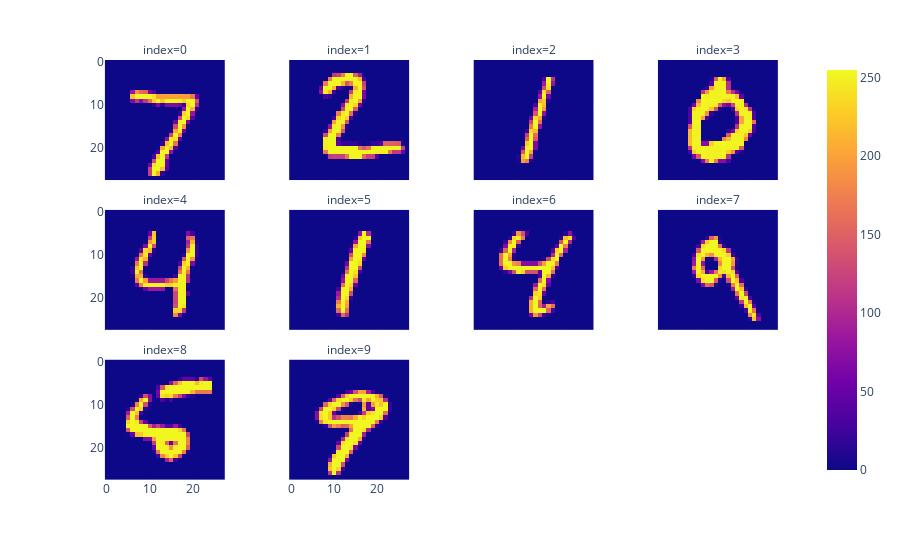

Write notebook code for a chart like this one.
### Markdown cell above
<div dir="rtl" lang="he" xml:lang="he">


### הצגת המספרים
בפונקציה  
`imshow` 
של 
_plotly_ 
ניתן להציג סדרת תמונות

### Code cell
fig = px.imshow(
    data_set[0:10][0], facet_col=0, facet_col_wrap=4, labels={"facet_col": "index"}
)
fig.show()

### Figure 1 — Plotly figure (JSON) as saved in the notebook; plotly's stock layout.template omitted (floating-point values rounded to 4 significant figures; data arrays with more than 128 entries replaced by an {"elided": "..."} marker saying what was removed)
{"data": [{"coloraxis": "coloraxis", "hovertemplate": "x: %{x}<br>y: %{y}<br>color: %{z}<extra></extra>", "name": "0", "type": "heatmap", "xaxis": "x9", "yaxis": "y9", "z": {"elided": "28x28 int values"}}, {"coloraxis": "coloraxis", "hovertemplate": "x: %{x}<br>y: %{y}<br>color: %{z}<extra></extra>", "name": "1", "type": "heatmap", "xaxis": "x10", "yaxis": "y10", "z": {"elided": "28x28 int values"}}, {"coloraxis": "coloraxis", "hovertemplate": "x: %{x}<br>y: %{y}<br>color: %{z}<extra></extra>", "name": "2", "type": "heatmap", "xaxis": "x11", "yaxis": "y11", "z": {"elided": "28x28 int values"}}, {"coloraxis": "coloraxis", "hovertemplate": "x: %{x}<br>y: %{y}<br>color: %{z}<extra></extra>", "name": "3", "type": "heatmap", "xaxis": "x12", "yaxis": "y12", "z": {"elided": "28x28 int values"}}, {"coloraxis": "coloraxis", "hovertemplate": "x: %{x}<br>y: %{y}<br>color: %{z}<extra></extra>", "name": "4", "type": "heatmap", "xaxis": "x5", "yaxis": "y5", "z": {"elided": "28x28 int values"}}, {"coloraxis": "coloraxis", "hovertemplate": "x: %{x}<br>y: %{y}<br>color: %{z}<extra></extra>", "name": "5", "type": "heatmap", "xaxis": "x6", "yaxis": "y6", "z": {"elided": "28x28 int values"}}, {"coloraxis": "coloraxis", "hovertemplate": "x: %{x}<br>y: %{y}<br>color: %{z}<extra></extra>", "name": "6", "type": "heatmap", "xaxis": "x7", "yaxis": "y7", "z": {"elided": "28x28 int values"}}, {"coloraxis": "coloraxis", "hovertemplate": "x: %{x}<br>y: %{y}<br>color: %{z}<extra></extra>", "name": "7", "type": "heatmap", "xaxis": "x8", "yaxis": "y8", "z": {"elided": "28x28 int values"}}, {"coloraxis": "coloraxis", "hovertemplate": "x: %{x}<br>y: %{y}<br>color: %{z}<extra></extra>", "name": "8", "type": "heatmap", "xaxis": "x", "yaxis": "y", "z": {"elided": "28x28 int values"}}, {"coloraxis": "coloraxis", "hovertemplate": "x: %{x}<br>y: %{y}<br>color: %{z}<extra></extra>", "name": "9", "type": "heatmap", "xaxis": "x2", "yaxis": "y2", "z": {"elided": "28x28 int values"}}], "layout": {"annotations": [{"font": {}, "showarrow": false, "text": "index=8", "x": 0.1175, "xanchor": "center", "xref": "paper", "y": 0.2867, "yanchor": "bottom", "yref": "paper"}, {"font": {}, "showarrow": false, "text": "index=9", "x": 0.3725, "xanchor": "center", "xref": "paper", "y": 0.2867, "yanchor": "bottom", "yref": "paper"}, {"font": {}, "showarrow": false, "text": "index=4", "x": 0.1175, "xanchor": "center", "xref": "paper", "y": 0.6433, "yanchor": "bottom", "yref": "paper"}, {"font": {}, "showarrow": false, "text": "index=5", "x": 0.3725, "xanchor": "center", "xref": "paper", "y": 0.6433, "yanchor": "bottom", "yref": "paper"}, {"font": {}, "showarrow": false, "text": "index=6", "x": 0.6275, "xanchor": "center", "xref": "paper", "y": 0.6433, "yanchor": "bottom", "yref": "paper"}, {"font": {}, "showarrow": false, "text": "index=7", "x": 0.8825, "xanchor": "center", "xref": "paper", "y": 0.6433, "yanchor": "bottom", "yref": "paper"}, {"font": {}, "showarrow": false, "text": "index=0", "x": 0.1175, "xanchor": "center", "xref": "paper", "y": 1.0, "yanchor": "bottom", "yref": "paper"}, {"font": {}, "showarrow": false, "text": "index=1", "x": 0.3725, "xanchor": "center", "xref": "paper", "y": 1.0, "yanchor": "bottom", "yref": "paper"}, {"font": {}, "showarrow": false, "text": "index=2", "x": 0.6275, "xanchor": "center", "xref": "paper", "y": 1.0, "yanchor": "bottom", "yref": "paper"}, {"font": {}, "showarrow": false, "text": "index=3", "x": 0.8825, "xanchor": "center", "xref": "paper", "y": 1.0, "yanchor": "bottom", "yref": "paper"}], "coloraxis": {"colorscale": [[0, "#0d0887"], [0.1111, "#46039f"], [0.2222, "#7201a8"], [0.3333, "#9c179e"], [0.4444, "#bd3786"], [0.5556, "#d8576b"], [0.6667, "#ed7953"], [0.7778, "#fb9f3a"], [0.8889, "#fdca26"], [1, "#f0f921"]]}, "margin": {"t": 60}, "xaxis": {"anchor": "y", "constrain": "domain", "domain": [0, 0.235], "scaleanchor": "y"}, "xaxis10": {"anchor": "y10", "domain": [0.255, 0.49], "matches": "x", "showticklabels": false}, "xaxis11": {"anchor": "y11", "domain": [0.51, 0.745], "matches": "x", "showticklabels": false}, "xaxis12": {"anchor": "y12", "domain": [0.765, 1.0], "matches": "x", "showticklabels": false}, "xaxis2": {"anchor": "y2", "domain": [0.255, 0.49], "matches": "x"}, "xaxis3": {"anchor": "y3", "domain": [0.51, 0.745], "matches": "x"}, "xaxis4": {"anchor": "y4", "domain": [0.765, 1.0], "matches": "x"}, "xaxis5": {"anchor": "y5", "domain": [0, 0.235], "matches": "x", "showticklabels": false}, "xaxis6": {"anchor": "y6", "domain": [0.255, 0.49], "matches": "x", "showticklabels": false}, "xaxis7": {"anchor": "y7", "domain": [0.51, 0.745], "matches": "x", "showticklabels": false}, "xaxis8": {"anchor": "y8", "domain": [0.765, 1.0], "matches": "x", "showticklabels": false}, "xaxis9": {"anchor": "y9", "domain": [0, 0.235], "matches": "x", "showticklabels": false}, "yaxis": {"anchor": "x", "autorange": "reversed", "constrain": "domain", "domain": [0, 0.2867]}, "yaxis10": {"anchor": "x10", "domain": [0.7133, 1.0], "matches": "y", "showticklabels": false}, "yaxis11": {"anchor": "x11", "domain": [0.7133, 1.0], "matches": "y", "showticklabels": false}, "yaxis12": {"anchor": "x12", "domain": [0.7133, 1.0], "matches": "y", "showticklabels": false}, "yaxis2": {"anchor": "x2", "domain": [0, 0.2867], "matches": "y", "showticklabels": false}, "yaxis3": {"anchor": "x3", "domain": [0, 0.2867], "matches": "y", "showticklabels": false}, "yaxis4": {"anchor": "x4", "domain": [0, 0.2867], "matches": "y", "showticklabels": false}, "yaxis5": {"anchor": "x5", "domain": [0.3567, 0.6433], "matches": "y"}, "yaxis6": {"anchor": "x6", "domain": [0.3567, 0.6433], "matches": "y", "showticklabels": false}, "yaxis7": {"anchor": "x7", "domain": [0.3567, 0.6433], "matches": "y", "showticklabels": false}, "yaxis8": {"anchor": "x8", "domain": [0.3567, 0.6433], "matches": "y", "showticklabels": false}, "yaxis9": {"anchor": "x9", "domain": [0.7133, 1.0], "matches": "y"}}}
